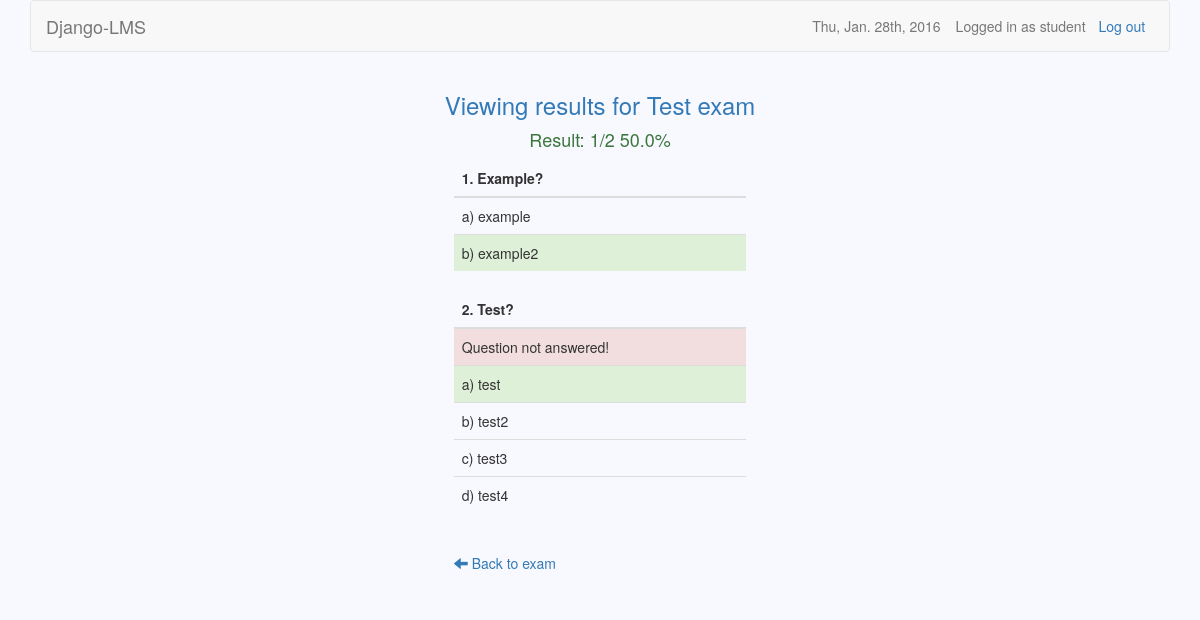
The app's page /courses/1/exams/1/result/s (signed in) with its own data.
### users/models.py (models this page shows)
class User(AbstractUser):
    is_teacher = models.BooleanField(default=False)
    created = models.DateTimeField(auto_now_add=True)

### exams/models.py (models this page shows, shortened)
class Exam(models.Model):
    owner = models.CharField(max_length=30)
    name = models.CharField(max_length=30)
    description = models.TextField(blank=True)
    created = models.DateTimeField(auto_now_add=True)
    updated = models.DateTimeField(auto_now=True)
    password = models.CharField(max_length=10, blank=True)
    time_limit = models.TimeField()
    active_from = models.DateTimeField()
    active_to = models.DateTimeField()
    course = models.ForeignKey(Course)
    category = models.CharField(max_length=30)
    question_count = models.IntegerField()
    questions = models.ManyToManyField(Question, blank=True,
        through='ExamQuestion')

class ExamQuestion(models.Model):
    question = models.ForeignKey(Question)
    exam = models.ForeignKey(Exam)

### questions/models.py (models this page shows, shortened)
class Question(models.Model):
    owner = models.CharField(max_length=30)
    name = models.CharField(max_length=30)
    category = models.CharField(max_length=30)
    question_text = models.TextField()
    course = models.ForeignKey(Course)

class Choice(models.Model):
    choice_text = models.CharField(max_length=30)
    correct = models.BooleanField(default=False)
    question = models.ForeignKey(Question)

### exams/views.py (the view)
# urls.py: url(r'^(?P<exam_id>\d+)/result/s$', views.view_result,
@user_passes_test(student_check)
def view_result(request, course_id, exam_id):
    if (Participation.objects.filter(user=request.user, course=course_id)
        .exists() and Score.objects.filter(user=request.user, exam=exam_id)
        .exists()):
        course = Course.objects.get(id=course_id)
        exam = Exam.objects.get(id=exam_id)
        exam_questions = ExamQuestion.objects.filter(exam=exam)
        score = Score.objects.get(user=request.user, exam=exam).score
        result = format_score(score, exam_questions.count())
        answers = {}
        for exam_question in exam_questions:
            answers[exam_question] = StudentAnswer.objects.get(user=
                request.user, exam_question=exam_question).answer
        return render(request, 'view_result.html', {'course': course,
            'exam': exam, 'exam_questions': exam_questions, 'result': result,
            'answers': answers})
    else:
        return redirect('/courses/s')

### courses/templatetags/get_item.py (called while the page is built)
@register.filter
def get_item(dictionary, key):
    return dictionary.get(key)

### courses/views.py (called while the page is built)
def student_check(user):
    return not user.is_teacher

def format_score(score, count):
    percentage = str(float(score) / float(count) * 100) + '%'
    return str(score) + '/' + str(count) + ' ' + percentage

### exams/templatetags/to_char.py (called while the page is built)
@register.filter()
def to_char(value):
    return chr(96+value)

### exams/templates/view_result.html
{% extends 'base.html' %}
{% load to_char %}
{% load get_item %}
{% block header %}
	{% if teacher %}
		Viewing results for {{ student }} for {{ exam.name }}
	{% else %}
		Viewing results for {{ exam.name }}
	{% endif %}
{% endblock %}
{% block dashboard %}
	<h4 class="text-success text-center">Result: {{ result }}</h4>
	<table class="table spaced">
	{% for exam_quest in exam_questions %}
		<thead>
			<tr>
				<th>{{ forloop.counter }}. {{ exam_quest.question.question_text }}</th>
			</tr>
		</thead>
		<tbody>
			{% if answers|get_item:exam_quest == None %}
				<td class="danger">Question not answered!</td>
			{% endif %}
			{% for choice in exam_quest.question.choice_set.all %}
				<tr class="choices">
					{% if answers|get_item:exam_quest == choice.id and choice.correct %}
						<td class="success">{{ forloop.counter|to_char }}) {{ choice.choice_text }}</td>
					{% elif choice.correct %}
						<td class="success">{{ forloop.counter|to_char }}) {{ choice.choice_text }}</td>
					{% elif answers|get_item:exam_quest == choice.id  %}
						<td class="danger">{{ forloop.counter|to_char }}) {{ choice.choice_text }}</td>
					{% else %}
						<td>{{ forloop.counter|to_char }}) {{ choice.choice_text }}</td>
					{% endif %}
				</tr>
			{% endfor %}
		</tbody>
	{% endfor %}
	</table>
	{% if teacher %}
		<a href="{% url 'view_results' course.id exam.id %}">
			<span class="glyphicon glyphicon-arrow-left"></span>
			Back to scores
		</a>
	{% else %}
		<a href="{% url 'view_exam' course.id exam.id %}">
			<span class="glyphicon glyphicon-arrow-left"></span>
			Back to exam
		</a>
	{% endif %}
{% endblock %}

### django-lms/templates/base.html (shortened to what this page needs)
{% load staticfiles %}
<!DOCTYPE html>
<html>
    <head>
        <link href="/static/bootstrap/css/bootstrap.min.css" rel="stylesheet">
        <link href="/static/datetimepicker/jquery.datetimepicker.css" rel="stylesheet">
        <link href="/static/base.css" rel="stylesheet">
	</head>
    <body>
        <div class="container">
            <nav class="navbar navbar-default" role="navigation">
                {% if user.is_active %}
                    {% if user.is_teacher %}
                        <a class="navbar-brand" href="{% url 'teacher_page' %}">Django-LMS</a>
                    {% else %}
                        <a class="navbar-brand" href="{% url 'student_page' %}">Django-LMS</a>
                    {% endif %}
                    <a class="btn navbar-btn navbar-right" id="logout" href="{% url 'logout' %}">Log out</a>
                    <span class="navbar-text navbar-right">Logged in as {{ user.username }}</span>
                {% else %}
                    <a class="navbar-brand" href="/">Django-LMS</a>
                    <a class="btn navbar-btn navbar-right" id="login" href="{% url 'login' %}">Log in</a>
                    <a class="btn navbar-btn navbar-right" id="signup" href="{% url 'signup' %}">Sign up</a>
                {% endif %}
                <span class="navbar-text navbar-right">{% now "D, M. jS, Y" %}</span>
            </nav>
            <div class="row">
                <h3 class="text-primary text-center">{% block header %}{% endblock %}</h3>
                <div class="list-group center">
                    {% block dashboard %}{% endblock %}
                </div>
            </div>
        </div>
    </body>
</html>

### django-lms/static/base.css (style rules this page uses)
body { background-color: #F8F8FF; }
#login, #logout { margin-right: 1%; padding-right: 1%; }
table { table-layout:fixed; width: 70%; border-collapse: collapse; }
td { word-wrap:break-word; }
.spaced tbody { border-bottom: 20px solid #F8F8FF; }
.center { width: 25%; margin-top: 1%; margin-left: auto; margin-right: auto; }

### records on screen
User: username "student"
Exam: name "Test exam"
ExamQuestion: question.question_text "Example?"
Choice: choice_text "example"
Choice: choice_text "example2"
ExamQuestion: question.question_text "Test?", shows "Question not answered!"
Choice: choice_text "test"
Choice: choice_text "test2"
Choice: choice_text "test3"
Choice: choice_text "test4"

### other values on screen
{{ result }} "1/2 50.0%"
